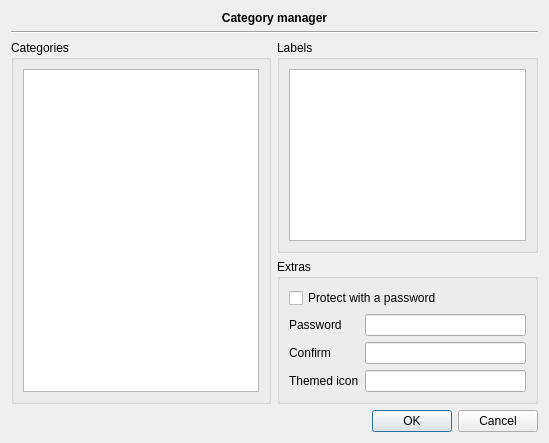
<?xml version="1.0" encoding="UTF-8"?>
<ui version="4.0">
 <class>Category::Internal::CategoryDialog</class>
 <widget class="QWidget" name="Category::Internal::CategoryDialog">
  <property name="geometry">
   <rect>
    <x>0</x>
    <y>0</y>
    <width>549</width>
    <height>443</height>
   </rect>
  </property>
  <property name="windowTitle">
   <string>Form</string>
  </property>
  <layout class="QGridLayout" name="gridLayout_4">
   <item row="0" column="0" colspan="2">
    <widget class="QLabel" name="label">
     <property name="font">
      <font>
       <weight>75</weight>
       <bold>true</bold>
      </font>
     </property>
     <property name="text">
      <string>Category manager</string>
     </property>
     <property name="alignment">
      <set>Qt::AlignCenter</set>
     </property>
    </widget>
   </item>
   <item row="1" column="0" colspan="2">
    <widget class="Line" name="line">
     <property name="orientation">
      <enum>Qt::Horizontal</enum>
     </property>
    </widget>
   </item>
   <item row="2" column="0" rowspan="2">
    <widget class="QGroupBox" name="groupBox_2">
     <property name="title">
      <string>Categories</string>
     </property>
     <layout class="QGridLayout" name="gridLayout_3">
      <item row="0" column="0">
       <widget class="Views::TreeView" name="treeView">
        <property name="editTriggers">
         <set>QAbstractItemView::NoEditTriggers</set>
        </property>
        <property name="alternatingRowColors">
         <bool>true</bool>
        </property>
        <property name="headerHidden">
         <bool>true</bool>
        </property>
       </widget>
      </item>
     </layout>
    </widget>
   </item>
   <item row="2" column="1">
    <widget class="QGroupBox" name="groupBox">
     <property name="title">
      <string>Labels</string>
     </property>
     <layout class="QGridLayout" name="gridLayout_2">
      <item row="0" column="0">
       <widget class="Views::TableView" name="tableView">
        <property name="selectionMode">
         <enum>QAbstractItemView::SingleSelection</enum>
        </property>
        <property name="selectionBehavior">
         <enum>QAbstractItemView::SelectRows</enum>
        </property>
        <attribute name="horizontalHeaderVisible">
         <bool>false</bool>
        </attribute>
        <attribute name="verticalHeaderVisible">
         <bool>false</bool>
        </attribute>
       </widget>
      </item>
     </layout>
    </widget>
   </item>
   <item row="3" column="1">
    <widget class="QGroupBox" name="groupBox_3">
     <property name="title">
      <string>Extras</string>
     </property>
     <layout class="QGridLayout" name="gridLayout">
      <item row="0" column="0" colspan="2">
       <widget class="QCheckBox" name="passBox">
        <property name="text">
         <string>Protect with a password</string>
        </property>
       </widget>
      </item>
      <item row="1" column="0">
       <widget class="QLabel" name="label_2">
        <property name="text">
         <string>Password</string>
        </property>
       </widget>
      </item>
      <item row="1" column="1">
       <widget class="QLineEdit" name="password"/>
      </item>
      <item row="2" column="0">
       <widget class="QLabel" name="label_3">
        <property name="text">
         <string>Confirm</string>
        </property>
       </widget>
      </item>
      <item row="2" column="1">
       <widget class="QLineEdit" name="passwordConfirm"/>
      </item>
      <item row="3" column="0">
       <widget class="QLabel" name="label_4">
        <property name="text">
         <string>Themed icon</string>
        </property>
       </widget>
      </item>
      <item row="3" column="1">
       <widget class="QLineEdit" name="themedIcon"/>
      </item>
     </layout>
    </widget>
   </item>
   <item row="4" column="0" colspan="2">
    <widget class="QDialogButtonBox" name="buttonBox">
     <property name="standardButtons">
      <set>QDialogButtonBox::Cancel|QDialogButtonBox::Ok</set>
     </property>
    </widget>
   </item>
  </layout>
 </widget>
 <customwidgets>
  <customwidget>
   <class>Views::TableView</class>
   <extends>QTableView</extends>
   <header location="global">listviewplugin/tableview.h</header>
  </customwidget>
  <customwidget>
   <class>Views::TreeView</class>
   <extends>QTreeView</extends>
   <header location="global">listviewplugin/treeview.h</header>
  </customwidget>
 </customwidgets>
 <resources/>
 <connections/>
</ui>
